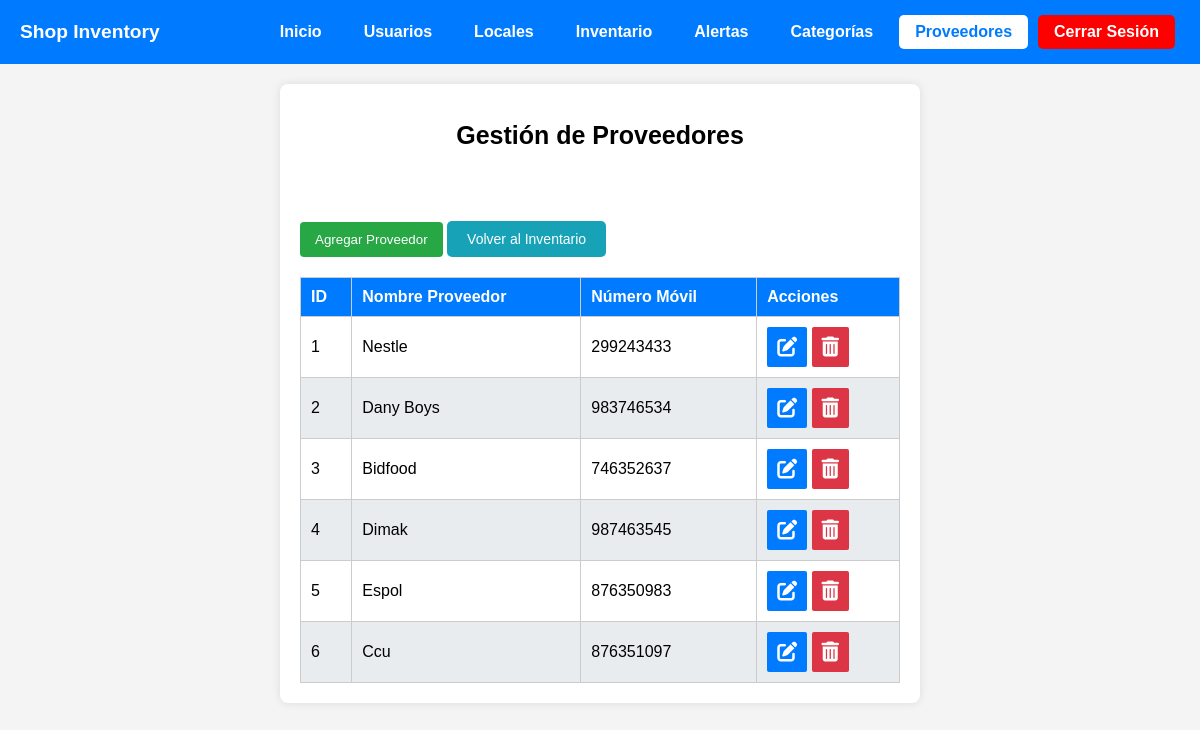
/admin/proveedores.php, run on the app's committed database.
### tables this page shows
CREATE TABLE `proveedor` (
  `id_proveedor` int(11) NOT NULL,
  `nombre_proveedor` varchar(200) NOT NULL,
  `numero_movil` varchar(12) NOT NULL
);

### admin/proveedores.php (the view, shortened to what this page needs)
<?php
include 'db.php';
$proveedores = $pdo->query("SELECT * FROM proveedor")->fetchAll();
?>
<!DOCTYPE html>
<html lang="es">
<head>
    <link rel="stylesheet" href="css/proveedores.css">
    <link rel="stylesheet" href="nav.css">
    <link href="https://cdnjs.cloudflare.com/ajax/libs/font-awesome/6.0.0-beta3/css/all.min.css" rel="stylesheet">
</head>
<body>
    <nav>
        <ul class="nav-links">
            <li class="brand">Shop Inventory</li>
            <li><a href="menu.php">Inicio</a></li>
            <li><a href="usuarios.php">Usuarios</a></li>
            <li><a href="gestion_local.php">Locales</a></li>
            <li><a href="index.php">Inventario</a></li>
            <li><a href="alertas.php">Alertas</a></li>
            <li><a href="categorias.php">Categorías</a></li>
            <li><a href="proveedores.php" class="active">Proveedores</a></li>
            <li class="logout"><a href="../index.php">Cerrar Sesión</a></li>
        </ul>
    </nav>
    <div class="container">
        <h1>Gestión de Proveedores</h1>
        <br><br>
        <br>
        <button class="open-add-modal">Agregar Proveedor</button>
        <button onclick="location.href='index.php'" class="button-i">Volver al Inventario</button>
        <table>
            <thead>
                <tr>
                    <th>ID</th>
                    <th>Nombre Proveedor</th>
                    <th>Número Móvil</th>
                    <th>Acciones</th>
                </tr>
            </thead>
            <tbody>
                <?php foreach ($proveedores as $proveedor): ?>
                    <tr>
                        <td><?php echo htmlspecialchars($proveedor['id_proveedor']); ?></td>
                        <td><?php echo htmlspecialchars($proveedor['nombre_proveedor']); ?></td>
                        <td><?php echo htmlspecialchars($proveedor['numero_movil']); ?></td>
                        <td>
                            <button class="btn-edit" data-provider-name="<?php echo htmlspecialchars($proveedor['nombre_proveedor']); ?>" data-provider-mobile="<?php echo htmlspecialchars($proveedor['numero_movil']); ?>" data-provider-id="<?php echo htmlspecialchars($proveedor['id_proveedor']); ?>">
                                <i class="fas fa-edit" title="Editar proveedor"></i>
                            </button>
                            <form method="POST" style="display:inline;">
                                <button class="eliminar-btn" type="submit" name="delete" onclick="return confirm('¿Estás seguro de que quieres eliminar este proveedor?');">
                                    <i class="fas fa-trash-alt"></i>
                                </button>
                            </form>
                        </td>
                    </tr>
                <?php endforeach; ?>
            </tbody>
        </table>
    </div>
</body>
</html>

### admin/css/proveedores.css (style rules this page uses)
body { font-family: 'Arial', sans-serif; background-color: #f4f4f4; margin: 0; padding: 0; }
h1, h2 { text-align: center; font-size: 25px; }
.container { background-color: #ffffff; padding: 20px; margin: 20px auto; max-width: 50%; border-radius: 8px; box-shadow: 0 0 10px rgba(0, 0, 0, 0.1); }
form { margin-bottom: 20px; }
button { background-color: #28a745; color: white; padding: 10px 15px; border: none; border-radius: 4px; cursor: pointer; }
table { width: 100%; border-collapse: collapse; margin-top: 20px; }
th, td { border: 1px solid #ccc; padding: 10px; text-align: left; }
th { background-color: #007bff; color: #333; color: hwb(0 100% 0%); }
tr:nth-child(even) { background-color: #e9ecef; }
.btn-edit { background-color: #007bff; display: inline-flex; align-items: center; justify-content: center; border-radius: 5%; padding: 10px; font-size: 20px; transition: background-color 0.3s ease, transform 0.2s ease; }
.btn-edit i { color: white; font-size: 20px; }
.eliminar-btn { background-color: #dc3545; display: inline-flex; align-items: center; justify-content: center; border-radius: 5%; padding: 10px; font-size: 20px; transition: background-color 0.3s ease, transform 0.2s ease; }
button i, form button i { font-size: 20px; color: white; transition: color 0.3s ease; }
.button-i { background-color: #17a2b8; color: white; border: none; padding: 10px 20px; font-size: 14px; border-radius: 5px; cursor: pointer; transition: background-color 0.3s ease; }

### admin/nav.css (style rules this page uses)
nav { background-color: #007bff; padding: 15px; }
nav ul { list-style-type: none; padding: 0; margin: 0; text-align: end; }
nav ul li { display: flex; margin-right: 20px; }
nav ul li a { color: white; text-decoration: none; font-weight: bold; padding: 8px 16px; transition: background-color 0.3s ease; }
nav ul li a.active { background-color: #ffffff; color: #007bff; border-radius: 5px; }
.nav-links { text-align: start; margin-right: auto; display: flex; justify-content: start; align-items: center; list-style-type: none; padding: 0; margin: 0; }
.nav-links .brand { margin-right: auto; color: white; font-weight: bold; padding: 5px; font-size: 1.2em; text-decoration: none; }
nav ul { display: flex; justify-content: flex-end; }
nav ul li { display: flex; margin-right: 10px; text-align: end; }
nav ul li.logout a { background-color: red; padding: 8px 16px; color: white; font-weight: bold; text-decoration: none; transition: background-color 0.3s ease; border-radius: 5px; }

### data on the page
proveedor: id_proveedor "1", nombre_proveedor "Nestle", numero_movil "299243433"
proveedor: id_proveedor "2", nombre_proveedor "Dany Boys", numero_movil "983746534"
proveedor: id_proveedor "3", nombre_proveedor "Bidfood", numero_movil "746352637"
proveedor: id_proveedor "4", nombre_proveedor "Dimak", numero_movil "987463545"
proveedor: id_proveedor "5", nombre_proveedor "Espol", numero_movil "876350983"
proveedor: id_proveedor "6", nombre_proveedor "Ccu", numero_movil "876351097"
